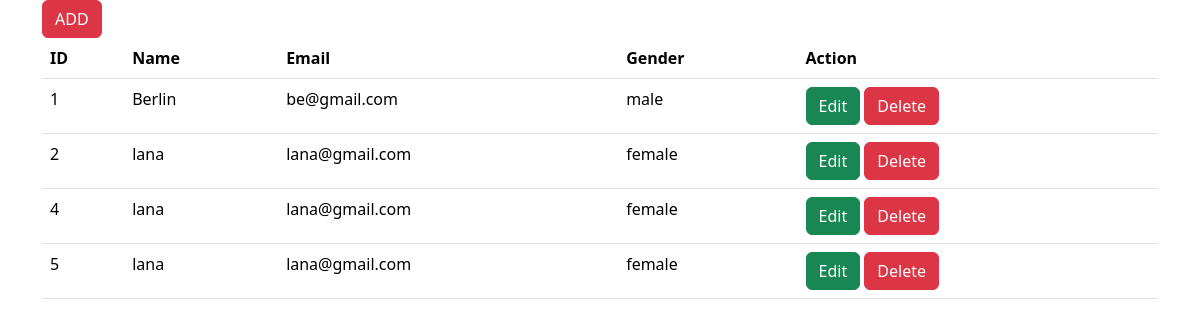
The page / on the database its author committed.
### tables this page shows
CREATE TABLE `student` (
  `Id` int(11) NOT NULL,
  `Name` varchar(50) NOT NULL,
  `Email` varchar(70) NOT NULL,
  `Gender` varchar(10) NOT NULL,
  `Date_of_Birth` date NOT NULL
);

### index.php (the view, shortened to what this page needs)
<!DOCTYPE html>
<html lang="en">
<head>
    <link href="https://cdn.jsdelivr.net/npm/bootstrap@5.3.2/dist/css/bootstrap.min.css" rel="stylesheet"
>
</head>
<body>
    <div class="container">
    <a href="add.php" class=" btn btn-danger">ADD </a>
     <table class="table">
        <thead>
           <th>ID</th>
           <th>Name</th>
           <th>Email</th>
           <th>Gender</th>
           <th>Action</th>
        </thead>
        <tbody>
        <?php
    include("db.php");
         $sql1 = "SELECT * FROM student";
         $result= mysqli_query($conn,$sql1);
        while($row=mysqli_fetch_assoc($result)) {
    ?>
            <tr>
                <td> <?php echo $row["Id"]; ?></td>
                <td><?php echo $row["Name"]; ?></td>
                <td><?php echo $row["Email"]; ?></td>
                <td><?php echo $row["Gender"]; ?></td>
                <td>
                 <a href="edit.php?=<?php echo $row["Id"]; ?>" class=" btn btn-success">Edit </a>
                 <a href="delete.php?=<?php echo $row["Id"]; ?>" class=" btn btn-danger">Delete </a>
               </td>
            </tr>
            <?php  }?>
        </tbody>
     </table>
    </div>
</body>
</html>

### db.php (shortened to what this page needs)
<!DOCTYPE html>
<html>
    <head>
    </head>
    <body>
    </body>
</html>

### rows shown on the page
student: Id "1", Name "Berlin", Email "be@gmail.com", Gender "male"
student: Id "2", Name "lana", Email "lana@gmail.com", Gender "female"
student: Id "4", Name "lana", Email "lana@gmail.com", Gender "female"
student: Id "5", Name "lana", Email "lana@gmail.com", Gender "female"
